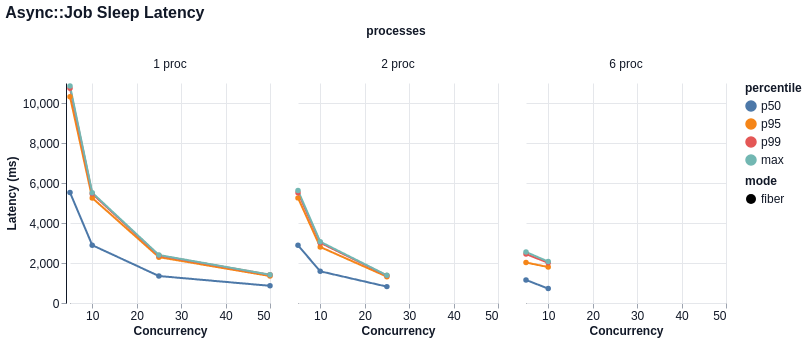

Write a Vega-Lite specification for this figure.
### Vega-Lite specification from a JSON file in a GitHub repository (floating-point values rounded to 4 significant figures)
{"$schema": "https://vega.github.io/schema/vega-lite/v6.json", "title": "Async::Job Sleep Latency", "width": 200, "height": 220, "data": {"values": [{"mode": "fiber", "concurrency": 5, "processes": "1 proc", "percentile": "p50", "value": 5524.0}, {"mode": "fiber", "concurrency": 5, "processes": "1 proc", "percentile": "p95", "value": 10310.0}, {"mode": "fiber", "concurrency": 5, "processes": "1 proc", "percentile": "p99", "value": 10740.0}, {"mode": "fiber", "concurrency": 5, "processes": "1 proc", "percentile": "max", "value": 10850.0}, {"mode": "fiber", "concurrency": 10, "processes": "1 proc", "percentile": "p50", "value": 2892.0}, {"mode": "fiber", "concurrency": 10, "processes": "1 proc", "percentile": "p95", "value": 5254.0}, {"mode": "fiber", "concurrency": 10, "processes": "1 proc", "percentile": "p99", "value": 5463.0}, {"mode": "fiber", "concurrency": 10, "processes": "1 proc", "percentile": "max", "value": 5515.0}, {"mode": "fiber", "concurrency": 25, "processes": "1 proc", "percentile": "p50", "value": 1349.0}, {"mode": "fiber", "concurrency": 25, "processes": "1 proc", "percentile": "p95", "value": 2293.0}, {"mode": "fiber", "concurrency": 25, "processes": "1 proc", "percentile": "p99", "value": 2374.0}, {"mode": "fiber", "concurrency": 25, "processes": "1 proc", "percentile": "max", "value": 2399.0}, {"mode": "fiber", "concurrency": 50, "processes": "1 proc", "percentile": "p50", "value": 859.7}, {"mode": "fiber", "concurrency": 50, "processes": "1 proc", "percentile": "p95", "value": 1348.0}, {"mode": "fiber", "concurrency": 50, "processes": "1 proc", "percentile": "p99", "value": 1408.0}, {"mode": "fiber", "concurrency": 50, "processes": "1 proc", "percentile": "max", "value": 1414.0}, {"mode": "fiber", "concurrency": 5, "processes": "2 proc", "percentile": "p50", "value": 2883.0}, {"mode": "fiber", "concurrency": 5, "processes": "2 proc", "percentile": "p95", "value": 5256.0}, {"mode": "fiber", "concurrency": 5, "processes": "2 proc", "percentile": "p99", "value": 5518.0}, {"mode": "fiber", "concurrency": 5, "processes": "2 proc", "percentile": "max", "value": 5623.0}, {"mode": "fiber", "concurrency": 10, "processes": "2 proc", "percentile": "p50", "value": 1584.0}, {"mode": "fiber", "concurrency": 10, "processes": "2 proc", "percentile": "p95", "value": 2802.0}, {"mode": "fiber", "concurrency": 10, "processes": "2 proc", "percentile": "p99", "value": 3014.0}, {"mode": "fiber", "concurrency": 10, "processes": "2 proc", "percentile": "max", "value": 3066.0}, {"mode": "fiber", "concurrency": 25, "processes": "2 proc", "percentile": "p50", "value": 818.8}, {"mode": "fiber", "concurrency": 25, "processes": "2 proc", "percentile": "p95", "value": 1317.0}, {"mode": "fiber", "concurrency": 25, "processes": "2 proc", "percentile": "p99", "value": 1371.0}, {"mode": "fiber", "concurrency": 25, "processes": "2 proc", "percentile": "max", "value": 1384.0}, {"mode": "fiber", "concurrency": 5, "processes": "6 proc", "percentile": "p50", "value": 1150.0}, {"mode": "fiber", "concurrency": 5, "processes": "6 proc", "percentile": "p95", "value": 2023.0}, {"mode": "fiber", "concurrency": 5, "processes": "6 proc", "percentile": "p99", "value": 2445.0}, {"mode": "fiber", "concurrency": 5, "processes": "6 proc", "percentile": "max", "value": 2550.0}, {"mode": "fiber", "concurrency": 10, "processes": "6 proc", "percentile": "p50", "value": 720.9}, {"mode": "fiber", "concurrency": 10, "processes": "6 proc", "percentile": "p95", "value": 1797.0}, {"mode": "fiber", "concurrency": 10, "processes": "6 proc", "percentile": "p99", "value": 2012.0}, {"mode": "fiber", "concurrency": 10, "processes": "6 proc", "percentile": "max", "value": 2070.0}]}, "mark": {"type": "line", "point": true, "tooltip": true}, "encoding": {"x": {"field": "concurrency", "type": "quantitative", "title": "Concurrency"}, "y": {"field": "value", "type": "quantitative", "title": "Latency (ms)"}, "color": {"field": "percentile", "type": "nominal", "sort": ["p50", "p95", "p99", "max"]}, "tooltip": [{"field": "mode", "type": "nominal"}, {"field": "concurrency", "type": "quantitative"}, {"field": "processes", "type": "nominal"}, {"field": "metric", "type": "nominal"}, {"field": "percentile", "type": "nominal"}, {"field": "value", "type": "quantitative"}], "strokeDash": {"field": "mode", "type": "nominal"}, "column": {"field": "processes", "type": "nominal", "sort": null}}, "config": {"background": "white", "axis": {"labelFont": "Helvetica", "titleFont": "Helvetica", "labelFontSize": 12, "titleFontSize": 12, "labelColor": "#111827", "titleColor": "#111827", "domainColor": "#111827", "tickColor": "#9ca3af", "grid": true, "gridColor": "#e5e7eb"}, "header": {"labelFont": "Helvetica", "titleFont": "Helvetica", "labelFontSize": 12, "titleFontSize": 12, "labelColor": "#111827", "titleColor": "#111827"}, "legend": {"labelFont": "Helvetica", "titleFont": "Helvetica", "labelFontSize": 12, "titleFontSize": 12, "labelColor": "#111827", "titleColor": "#111827"}, "title": {"font": "Helvetica", "fontSize": 16, "anchor": "start", "color": "#111827"}, "view": {"stroke": null}}}
